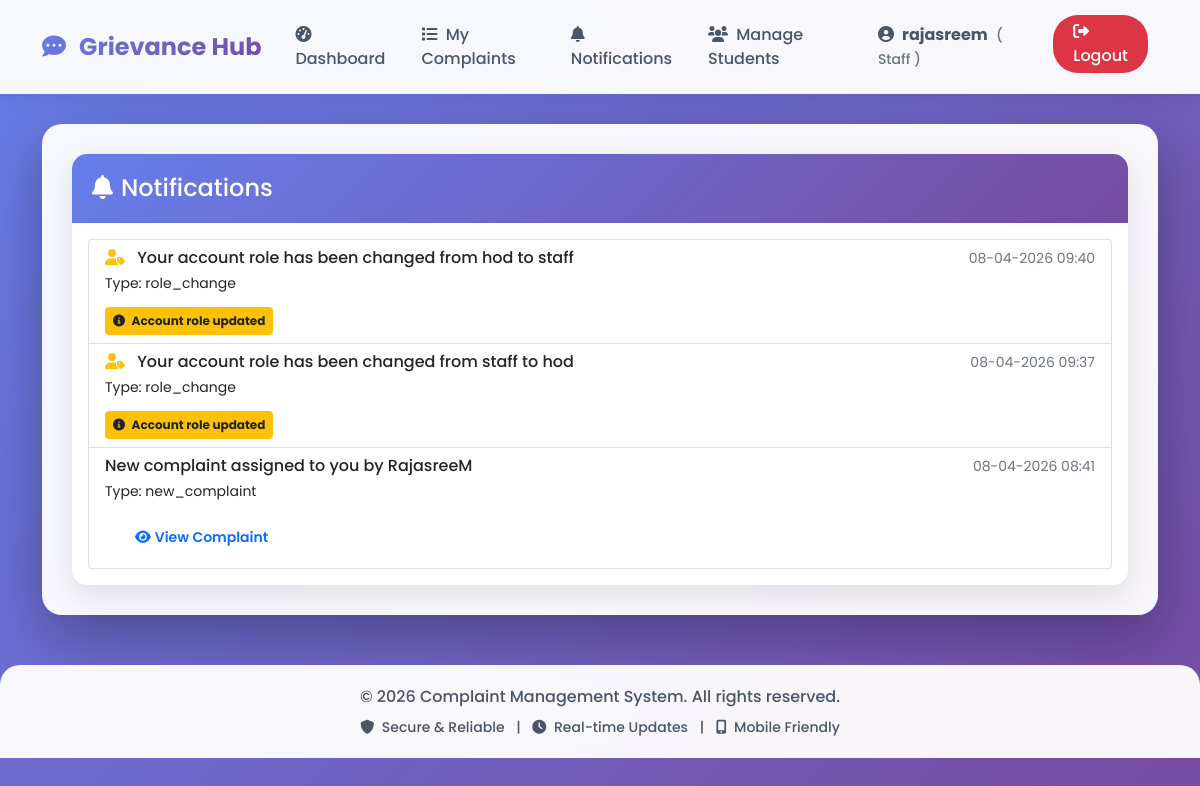
The page /notifications (signed in) on the database as committed earlier.
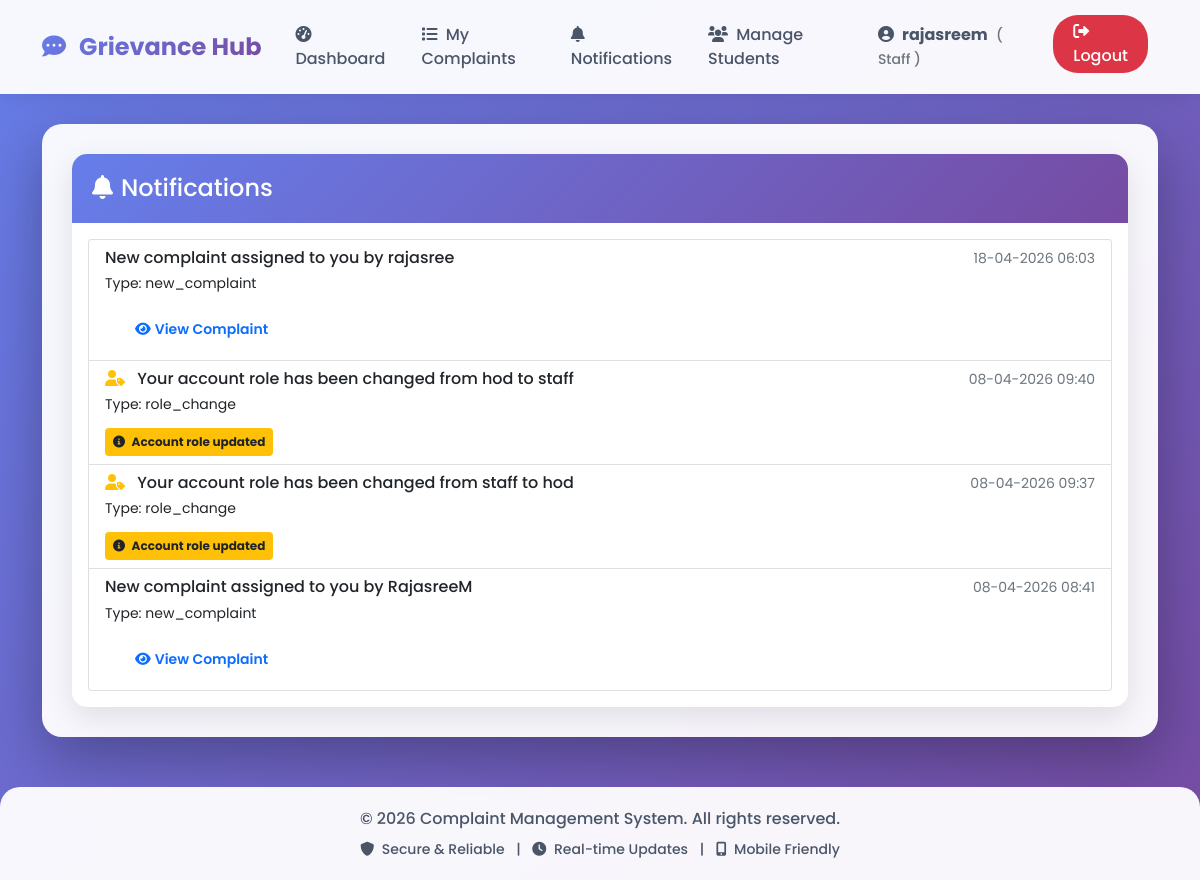
The same page on the database as committed later.
### models.py (models this page shows)
class Notification(db.Model):
    id = db.Column(db.Integer, primary_key=True)
    message = db.Column(db.String(200), nullable=False)
    type = db.Column(db.String(50), default='status_update')
    is_read = db.Column(db.Boolean, default=False)
    created_at = db.Column(db.DateTime, default=datetime.utcnow)
    user_id = db.Column(db.Integer, db.ForeignKey('user.id'), nullable=False)
    complaint_id = db.Column(db.Integer, db.ForeignKey('complaint.id'), nullable=True)
    user = db.relationship('User', backref='notifications')

### app.py (the view)
@app.route('/notifications')
@login_required
def view_notifications():
    notifications = Notification.query.filter_by(user_id=current_user.id).order_by(Notification.created_at.desc()).all()
    for notification in notifications:
        notification.is_read = True
    db.session.commit()
    return render_template('notifications.html', notifications=notifications)

### app.py (called while the page is built)
def is_super_admin(user):
    return user.role == 'admin' and user.email == 'vanitha.sty3375@gmail.com'

def is_department_admin(user):
    return user.role == 'hod'

@login_manager.user_loader
def load_user(user_id):
    return User.query.get(int(user_id))

@app.context_processor
def utility_processor():
    return {
        'is_super_admin': is_super_admin,
        'is_department_admin': is_department_admin
    }

### templates/notifications.html (shortened to what this page needs)
{% extends "base.html" %}
{% block content %}
<div class="row">
    <div class="col-12">
        <div class="card">
            <div class="card-header">
                <h4 class="mb-0">
                    <i class="fas fa-bell me-2"></i>Notifications
                </h4>
            </div>
            <div class="card-body">
                {% if notifications %}
                    <div class="list-group">
                        {% for notification in notifications %}
                            <div class="list-group-item list-group-item-action {% if not notification.is_read %}list-group-item-info{% endif %}">
                                <div class="d-flex w-100 justify-content-between">
                                    <h6 class="mb-1">
                                        {% if notification.type == 'role_change' %}
                                            <i class="fas fa-user-tag me-2 text-warning"></i>
                                        {% elif notification.type == 'status_update' %}
                                            <i class="fas fa-info-circle me-2 text-info"></i>
                                        {% elif notification.type == 'comment' %}
                                            <i class="fas fa-comment me-2 text-success"></i>
                                        {% endif %}
                                        {{ notification.message }}
                                    </h6>
                                    <small class="text-muted">{{ notification.created_at.strftime('%d-%m-%Y %H:%M') }}</small>
                                </div>
                                <p class="mb-1">
                                    <small>
                                        Type: {{ notification.type }}
                                    </small>
                                </p>
                                {% if notification.complaint_id and notification.complaint_id != 0 %}
                                    <a href="{{ url_for('complaint_details', complaint_id=notification.complaint_id) }}"
                                       class="btn btn-sm btn-outline-primary mt-2">
                                        <i class="fas fa-eye me-1"></i>View Complaint
                                    </a>
                                {% endif %}
                                {% if notification.type == 'role_change' %}
                                    <span class="badge bg-warning text-dark mt-2 p-2">
                                        <i class="fas fa-info-circle me-1"></i>
                                        Account role updated
                                    </span>
                                {% endif %}
                            </div>
                        {% endfor %}
                    </div>
                {% else %}
                    <div class="text-center py-5">
                        <i class="fas fa-bell-slash fa-4x text-muted mb-3"></i>
                        <h5>No Notifications</h5>
                        <p class="text-muted">You don't have any notifications at the moment.</p>
                    </div>
                {% endif %}
            </div>
        </div>
    </div>
</div>
{% endblock %}

Rows that differ between the two databases and show on the page:
added Notification: message "New complaint assigned to you by rajasree", created_at "18-04-2026 06:03", type "new_complaint"
